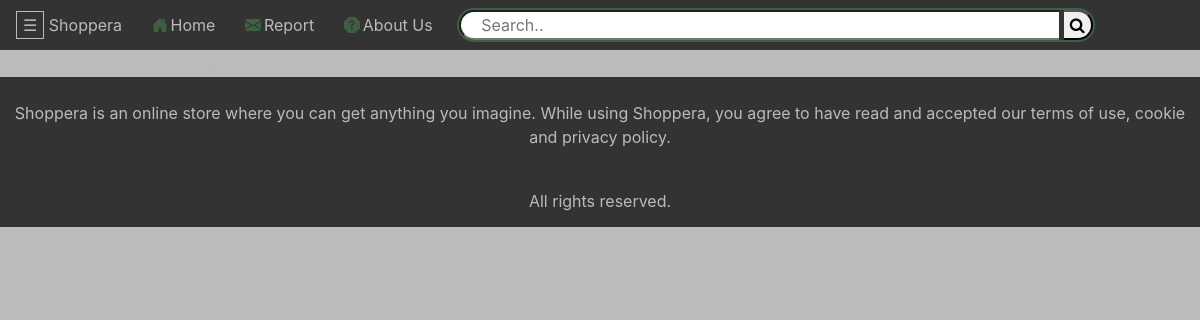
Before: /Baby_care.php with the older database file.
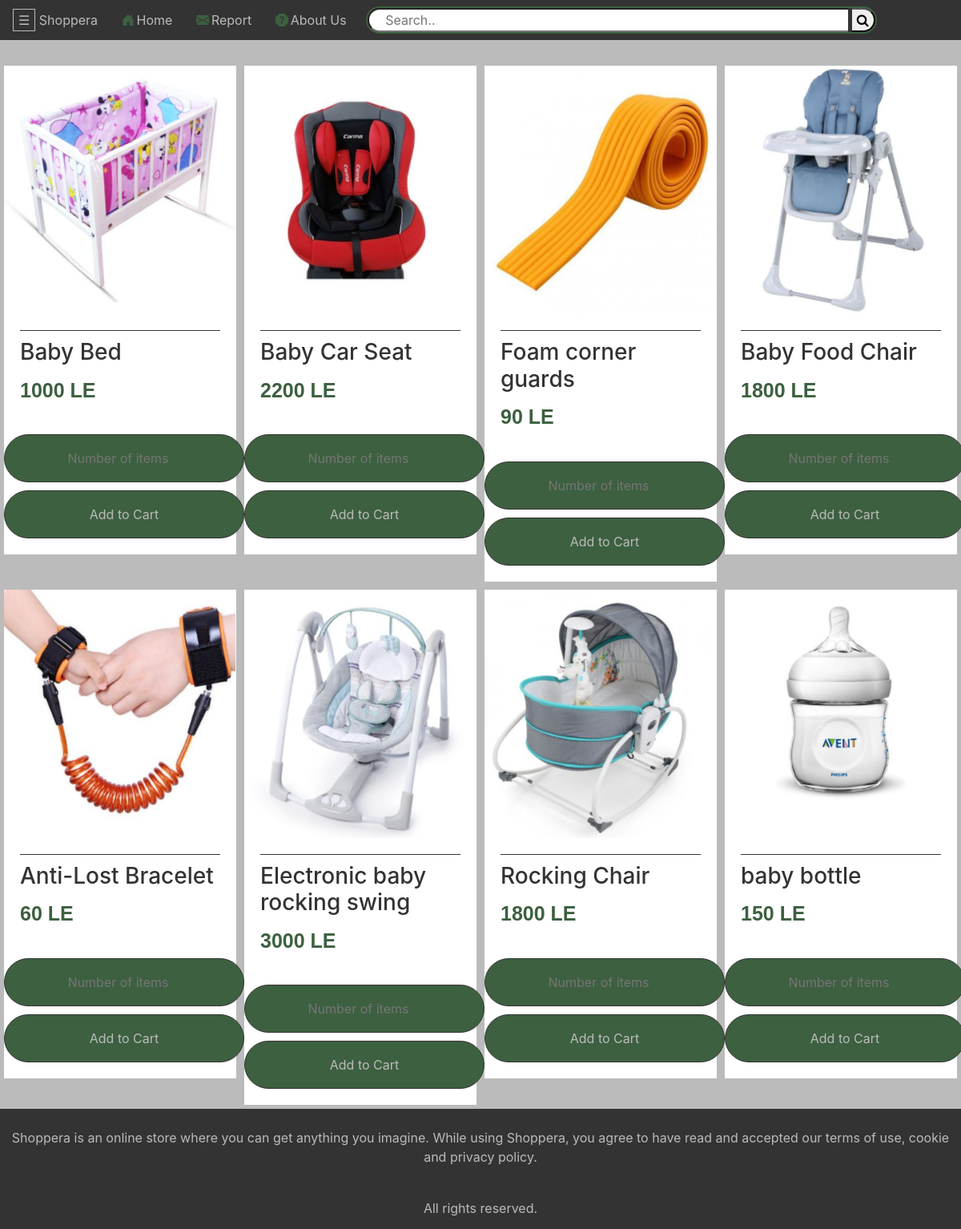
After: the same page with the newer database file.
### tables this page shows
CREATE TABLE `products` (
  `id` int(11) NOT NULL,
  `seller_id` int(11) DEFAULT NULL,
  `name` char(225) NOT NULL,
  `description` text NOT NULL,
  `keywords` text NOT NULL,
  `category` varchar(225) NOT NULL,
  `count` int(11) NOT NULL,
  `price` int(11) NOT NULL,
  `image` mediumblob NOT NULL,
  `checked` int(11) NOT NULL DEFAULT '0'
);

### classes/session.php (called while the page is built, shortened)
<?php
class Session{
  public static function get($key)
      {
            if (isset($_SESSION[$key])) {
                return $_SESSION[$key];
            } else {
                return false;
            }
        }
public static function logged(){
  if(!Session::get('email')){
    return false;
  }else {
    return true;
  }
}
}
 ?>

### includes/class-autoload.inc.php (called while the page is built, shortened)
<?php
function myAutoLoader($className){
  $url = $_SERVER['HTTP_HOST'] . $_SERVER['REQUEST_URI'];
  if(strpos($url, 'includes') !== false){
    $path = '../classes/';
  }else{
    $path = 'classes/';
  }
  $extension = '.php';
}

### classes/db.php (called while the page is built, shortened)
<?php
class db{
  private $host = "localhost";
  private $user = "proj";
  private $pwd = "zap";
  private $dbName = "eCommerce";
  public function connect(){
    $dsn = 'mysql:host=' . $this->host . ';dbname=' . $this->dbName;
    $pdo = new PDO($dsn, $this->user, $this->pwd);
    $pdo->setAttribute(PDO::ATTR_ERRMODE, PDO::ERRMODE_EXCEPTION);
    $pdo->setAttribute(PDO::ATTR_DEFAULT_FETCH_MODE, PDO::FETCH_ASSOC);
    return $pdo;
  }
}

### classes/Controller.php (called while the page is built, shortened)
<?php
class Controller{
public static function category($theValue){
	$mPDO=new db();
   $q='SELECT * FROM `products` WHERE ' . 'category' . ' LIKE  ' . "'$theValue'";
   $prepare=$mPDO->connect()->prepare($q);
	 return $prepare;
}
}

### classes/product.php (called while the page is built, shortened)
<?php
class Product {
private $name;
private $id;
private $price;
private $img;
private $count;
public function __construct($id = null,$name = null,$category = null,$price = null,$count = null,
$img = null,$keywords = null,$description = null){
  if($id != null || $name != null || $category != null || $price != null || $count != null ||
  $img != null || $keywords != null || $description != null)
  {
    $this->id = $id;
    $this->name=$name;
    $this->price=$price;
    $this->count=$count;
    $this->img=$img;
  }
}
public function getName(){
  return $this->name;
}
public function getPrice(){
  return $this->price;
}
public function getImage(){
  return $this->img;
}
public function getCount(){
  return $this->count;
}
public function getID(){
  return $this->id;
}
}

### includes/prodFun.php (the view, shortened to what this page needs)
<?php
include_once ("class-autoload.inc.php");
 function displayProduct($product){
  echo '<div class = "col-md-3">
         <div class="card">
         <a href="details.php?id='.$product->getID().'">
         <img src="images/'.$product->getImage().'" class="card-img-top" alt="product"/>
         </a>
         <div class="card-body">
         <h3 class="card-title">' .$product->getName().'</h3>
         <p class="item-price"> '.$product->getPrice().' LE</p>';
         echo '</div>';
}
function displayCartButton($product){
  if(Session::get('customer_id') != false){
  echo ' <div class="add-btn" id = "card_form">
         <form method = "post" action ="includes/cartFun.php?action=add&id='.$product->getID().'"/>
          <input class="card-btn2" placeholder="Number of items" type="number" id="quantity" name="qty" min="1" max =
          '.$product->getCount().'>
         <input type ="hidden" name = "item_number" value ='.$product->getID().'/>
         <input type ="hidden" name = "price" value ='.$product->getPrice().'/>
         <input type ="hidden" name = "name" value ='.$product->getName().'/>
           <input type ="hidden" name = "image" value ='.base64_encode($product->getImage()).'/>
           <button type = "submit" name="add_to_cart" class="card-btn">Add to Cart</button>
         </form>
         </div>
         </div></div>';
}else {
  echo ' <div class="add-btn" id = "card_form">
         <form method = "post" action ="Login.php"/>
          <input class="card-btn2" placeholder="Number of items" type="number" id="quantity" name="qty" min="1" max =
          '.$product->getCount().'>
         <input type ="hidden" name = "item_number" value ='.$product->getID().'/>
         <input type ="hidden" name = "price" value ='.$product->getPrice().'/>
         <input type ="hidden" name = "name" value ='.$product->getName().'/>
           <input type ="hidden" name = "image" value ='.base64_encode($product->getImage()).'/>
           <button type = "submit" name="add_to_cart" class="card-btn">Add to Cart</button>
         </form>
         </div>
         </div></div>';
}
}
function displayProductsByCategory($theValue){
 $prepare = Controller::category($theValue);
  $prepare->execute();
  while($r=$prepare->fetch(PDO::FETCH_ASSOC)){
    $product=new Product($r['id'],$r['name'],$r['category'],
   $r['price'],$r['count'],$r['image'],$r['keywords'],$r['description']);
   if($r['count'] != 0){
   displayProduct($product);
   displayCartButton($product);}
   }
return true;
  }

### Baby_care.php (shortened to what this page needs)
<?php
include ("includes/prodFun.php");
 ?>
<!DOCTYPE html>
<html>
<head>
	<link rel="stylesheet" href="https://cdn.jsdelivr.net/npm/bootstrap@4.5.3/dist/css/bootstrap.min.css">
  <link rel="stylesheet" href="https://cdnjs.cloudflare.com/ajax/libs/font-awesome/4.7.0/css/font-awesome.min.css">
  <link rel="stylesheet" type="text/css" href="css/main.css? <?php echo time(); ?>">
  <link rel="stylesheet" type="text/css" href="css/Header.css? <?php echo time(); ?>">
</head>
<body>
  <?php include ("Header.php");
   ?>
  <div class="card-group">
<?php displayProductsByCategory('baby-care') ?>
</div>
  <?php include ("Footer.php")?>
</body>
</html>

### Header.php (shortened to what this page needs)
<?php
include_once ("classes/session.php");
 ?>
<?php if (!Session::logged()) {?>
  <nav class="navbar navbar-dark bg-dark">
    <div class="pagetop">
      <div id="main">
        <button class="openbtn" onclick="openNav()">&#9776;</button>
      </div>
      <div class="logo">
        <p>Shoppera</p>
      </div>
      <div class="nav_bar">
			 <a href="HOME.php" target="_self">
			 Home</a>
       <a href="report a problem.php"><span>
			 Report</span></a>
       <a href="About-us.php">
       About Us</a>
		  </div>
      <form class="search_bar" action="secondSearchPage.php">
        <input type="text" id="search1" placeholder="Search.." name="k">
        <button type="submit"><i class="fa fa-search"></i></button>
      </form>
    	<div class="log_in">
        <a href="signup.php">Sign Up</a>
        <a href="Login.php">Login</a>
    	</div>
	  </div>
	</nav>
<?php } ?>

### Footer.php
<div class="footer">
    <br>
    <p>Shoppera is an online store where you can get anything you imagine. While using Shoppera, you agree to have read and accepted our terms of use, cookie and privacy policy.</p>
    <br>
    <p>All rights reserved.</p>
  </div>

### css/main.css (style rules this page uses)
body { background-color: #BBB; width: 100%; overflow-x: hidden; }
.col-md-3 { border:none; padding: 0; border-radius: 0; }
.card { border:none; border-radius: 0; margin: 5px; background-color: white; color: #333; padding-bottom: 20px; }
.card-title { text-align: left; padding-top: 10px; border-top: 1px solid #333; border-width: 80%; }
.item-price { color:rgb(61,96,64); font-family: "Lucida Handwriting", Arial; font-weight: bold; font-size: 25px; text-align: left; }
.add-btn { text-align: center; }
.card-btn,.card-btn2 { background-color: rgb(61,96,64); outline: none !important; text-align: center; display: block; margin: auto; color: #BBB; width:300px; height: 60px; border: 1px solid #333; border-radius: 50px; }
.card-btn2 { margin-bottom: 10px; }
.card a { color:#BBB; }
.card img { width:100%; height: 310px; }

### css/Header.css (style rules this page uses)
div[id="main"] { display: inline; height: 50px; }
.bg-dark { width: 100%; height: 50px; background-color: #333!important; display: inline-block; }
.pagetop { background-color: transparent; margin: 0; height: 50px; padding: 8px 0; display: inline; width: 100%; }
.logo { background-color: transparent; color: #BBB; display: inline-block; margin-right: 20px; }
.nav_bar { display: inline-block; background-color: transparent; text-align: left; }
.nav_bar a { padding-right:20px; text-decoration-line: none; }
svg { margin-top:0px; margin-left: 5px; margin-right: 3px; padding-right:0px; color: rgb(61,96,64); display: inline-block; }
.search_bar { text-align: center; display: inline-block; color: transparent; border:2px solid rgb(61,96,64); border-radius: 60px; }
.search_bar input { border-bottom-left-radius: 30px; border-top-left-radius: 30px; border-right: none; outline: 0; padding-left: 20px; }
form.search_bar button { border-left: none; border-bottom-right-radius: 30px; border-top-right-radius: 30px; font-size: 16px; }
#search1 { width: 600px; }
.log_in { width:150px; margin-left: 70px; display: inline-block; text-align: right; }
.log_in a { padding-left: 20px; text-decoration-line: none; }
a { color: #BBB; }
.openbtn { cursor: pointer; background-color: #333; color: #BBB; border: 1px solid #BBB; }
.footer { width: 100%; height: 150px; background-color: #333; color: #BBB; text-align: center; }

Changed rows visible on the page:
added products: image (picture), name "Baby Bed", price "1000"
added products: image (picture), name "Baby Car Seat", price "2200"
added products: image (picture), name "Foam corner guards", price "90"
added products: image (picture), name "Baby Food Chair", price "1800"
added products: image (picture), name "Anti-Lost Bracelet", price "60"
added products: image (picture), name "Electronic baby rocking swing", price "3000"
added products: image (picture), name "Rocking Chair", price "1800"
added products: image (picture), name "baby bottle", price "150"
